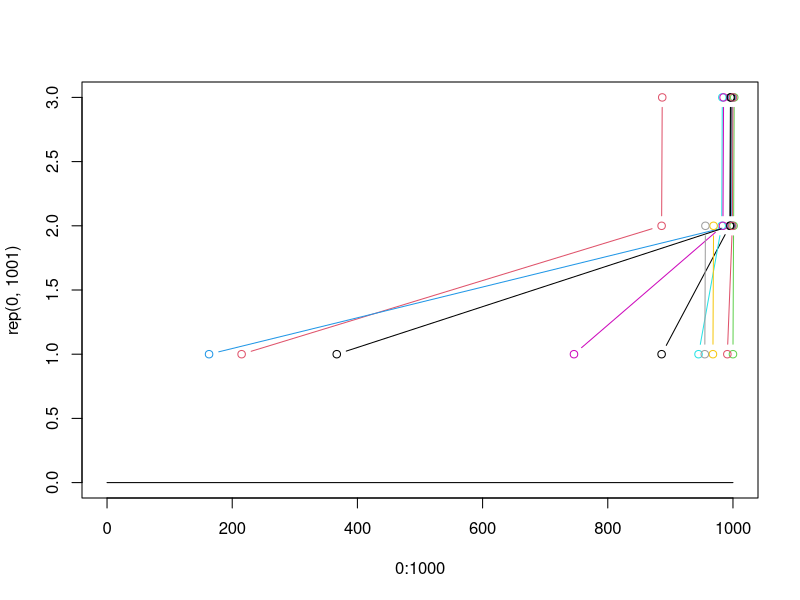

Here is the R script that generated this plot:
S <- 1:3
# process <- function(S,t,mat){
#   if(t >1){
#     print(t)
#     return(process(sample(S,1,prob=mat[S,]),t-1,mat))
#   }
#   else return(S)
# }
# process(S,Time,mat)
n <- 10
S <- 1:3
s <- 1
Time <- 1:1000

mat <- function(S, t, t0) {
  return(matrix(
    c(
      atan(1000 - (t - t0)) / pi + 0.5,
      (0.5 - atan(1000 - (t - t0)) / pi) * 0.9,
      (0.5 - atan(1000 - (t - t0)) / pi) * 0.1,
      0,
      atan(1000 - (t - t0)) / pi + 0.5,
      0.5 - atan(1000 - (t - t0)) / pi,
      0,
      0,
      1
    ),
    byrow = TRUE,
    ncol = length(S),
    nrow = length(S)
  ))
}

cont <- c(0,0,0)
plot(0:1000,rep(0,1001),type="l",ylim=c(0,3))
for(j in 1:n){
  res <- c(s)
  compt <- 1
  t0 <- 0
  while(res[[length(res)]] != S[[length(S)]]){
    if(length(res) < 1) if(res[[length(res)]] > res[[length(res)-1]]) t0 <- compt
    res <- c(res,sample(S,1,prob=mat(S,compt,t0)[res[[length(res)]],]))
    compt <- compt + 1
  }
  points(cumsum(as.vector(table(res))),1:length(unique(res)),type="b",col=j)
  # res <- c(res,c(1,2,3))
  # cont <- cont + table(res)
}
# cont <- cont - n
# sum(cont)
# cont
